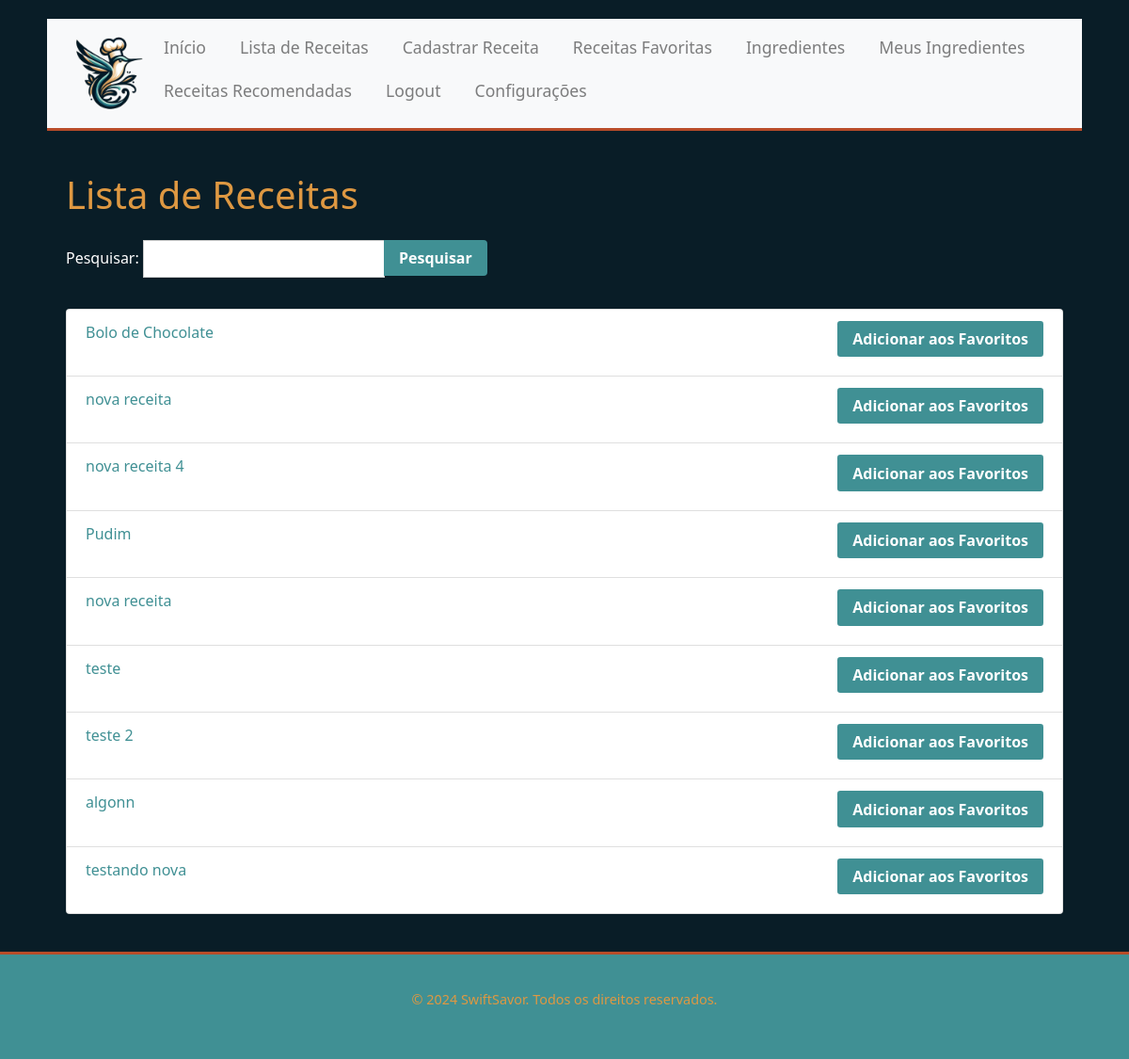
Screenshot of /recipes/ (signed in) with the database file from the repository.
### recipes/models.py (models this page shows, shortened)
class Receita(models.Model):
    nome = models.CharField(max_length=200)
    ingredientes = models.ManyToManyField(Ingrediente)
    instrucoes = models.TextField()
    usuario = models.ForeignKey(User, on_delete=models.SET_NULL, null=True, blank=True)
    data_cadastro = models.DateField(auto_now_add=False, default=timezone.now)
    aprovada = models.BooleanField(default=False)

### recipes/views.py (the view)
# urls.py: path('', views.lista_receitas, name='lista_receitas'),
@login_required
def lista_receitas(request):
    form_pesquisa = PesquisaReceitaForm(request.GET)
    receitas = Receita.objects.filter(aprovada=True)
    if form_pesquisa.is_valid():
        termo_pesquisa = form_pesquisa.cleaned_data['pesquisa']
        receitas = receitas.filter(nome__icontains=termo_pesquisa)
    return render(request, 'recipes/lista_receitas.html', {'receitas': receitas, 'form_pesquisa': form_pesquisa})

### recipes/forms.py
class PesquisaReceitaForm(forms.Form):
    pesquisa = forms.CharField(max_length=100, required=False, label='Pesquisar')

### recipes/templates/recipes/lista_receitas.html (shortened to what this page needs)
{% extends 'main/base.html' %}
{% block content %}
    <div class="container mt-4">
        <h1 class="mb-4">Lista de Receitas</h1>
        <form method="get" action="{% url 'lista_receitas' %}" class="form-group">
            <div class="input-group">
                {{ form_pesquisa.as_p }}
                <div class="input-group-append">
                    <button type="submit" class="btn btn-primary">Pesquisar</button>
                </div>
            </div>
        </form>
        <ul class="list-group">
            {% for receita in receitas %}
                <li class="list-group-item">
                    <a href="{% url 'detalhes_receita' receita.id %}">{{ receita.nome }}</a>
                    <a href="{% url 'favorites:adicionar_favoritos' receita.id %}" class="btn btn-primary btn-sm float-right">Adicionar aos Favoritos</a>
                </li>
            {% endfor %}
        </ul>
    </div>
{% endblock %}

### main/static/main/css/styles.css (style rules this page uses)
body { background-color: #091d27; color: #ffffff; font-family: 'Segoe UI', Tahoma, Geneva, Verdana, sans-serif; font-size: 1rem; line-height: 1.6; min-height: 100vh; display: flex; flex-direction: column; }
a { color: #409094; text-decoration: none; }
.container { flex: 1; padding: 20px; }
h1, h2, h3, h4, h5, h6 { color: #de9842; line-height: 1.2; }
.btn { font-size: 1rem; padding: 0.5rem 1rem; height: 2.4rem; text-align: center; display: flex; justify-content: center; align-items: center; margin-bottom: 0.5rem; }
.list-group-item .btn { float: right; }
.list-group-item { color: #000000; }
.form-group label { color: #ffffff; }
.form-group input, .form-group select, .form-group textarea { background-color: #ffffff; color: #000000; border: 1px solid #cccccc; padding: .375rem .75rem; }
.btn-primary { background-color: #409094; color: #fff; border: none; font-weight: bold; }

### rows the page displays
Receita: nome "Bolo de Chocolate"
Receita: nome "nova receita"
Receita: nome "nova receita 4"
Receita: nome "Pudim"
Receita: nome "nova receita"
Receita: nome "teste"
Receita: nome "teste 2"
Receita: nome "algonn"
Receita: nome "testando nova"
